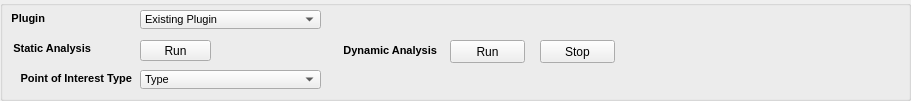
    <widget class="QGroupBox" name="top_groupbox">
     <property name="geometry">
      <rect>
       <x>10</x>
       <y>10</y>
       <width>911</width>
       <height>101</height>
      </rect>
     </property>
     <property name="title">
      <string/>
     </property>
     <widget class="QLabel" name="plugin_label_2">
      <property name="geometry">
       <rect>
        <x>10</x>
        <y>10</y>
        <width>35</width>
        <height>16</height>
       </rect>
      </property>
      <property name="font">
       <font>
        <pointsize>8</pointsize>
        <weight>75</weight>
        <bold>true</bold>
       </font>
      </property>
      <property name="layoutDirection">
       <enum>Qt::LeftToRight</enum>
      </property>
      <property name="text">
       <string>Plugin</string>
      </property>
      <property name="alignment">
       <set>Qt::AlignRight|Qt::AlignTrailing|Qt::AlignVCenter</set>
      </property>
      <property name="textInteractionFlags">
       <set>Qt::NoTextInteraction</set>
      </property>
     </widget>
     <widget class="QComboBox" name="existing_plugin_dropdown_2">
      <property name="geometry">
       <rect>
        <x>140</x>
        <y>10</y>
        <width>181</width>
        <height>19</height>
       </rect>
      </property>
      <property name="palette">
       <palette>
        <active>
         <colorrole role="Text">
          <brush brushstyle="SolidPattern">
           <color alpha="255">
            <red>0</red>
            <green>0</green>
            <blue>0</blue>
           </color>
          </brush>
         </colorrole>
         <colorrole role="Base">
          <brush brushstyle="SolidPattern">
           <color alpha="142">
            <red>200</red>
            <green>200</green>
            <blue>200</blue>
           </color>
          </brush>
         </colorrole>
        </active>
        <inactive>
         <colorrole role="Text">
          <brush brushstyle="SolidPattern">
           <color alpha="255">
            <red>0</red>
            <green>0</green>
            <blue>0</blue>
           </color>
          </brush>
         </colorrole>
         <colorrole role="Base">
          <brush brushstyle="SolidPattern">
           <color alpha="142">
            <red>200</red>
            <green>200</green>
            <blue>200</blue>
           </color>
          </brush>
         </colorrole>
        </inactive>
        <disabled>
         <colorrole role="Text">
          <brush brushstyle="SolidPattern">
           <color alpha="255">
            <red>120</red>
            <green>120</green>
            <blue>120</blue>
           </color>
          </brush>
         </colorrole>
         <colorrole role="Base">
          <brush brushstyle="SolidPattern">
           <color alpha="255">
            <red>255</red>
            <green>255</green>
            <blue>255</blue>
           </color>
          </brush>
         </colorrole>
        </disabled>
       </palette>
      </property>
      <property name="font">
       <font>
        <pointsize>8</pointsize>
        <weight>50</weight>
        <bold>false</bold>
       </font>
      </property>
      <item>
       <property name="text">
        <string>Existing Plugin</string>
       </property>
      </item>
      <item>
       <property name="text">
        <string>Plugin A</string>
       </property>
      </item>
      <item>
       <property name="text">
        <string>Plugin B</string>
       </property>
      </item>
      <item>
       <property name="text">
        <string>Plugin C</string>
       </property>
      </item>
     </widget>
     <widget class="QLabel" name="static_analysis_label_2">
      <property name="geometry">
       <rect>
        <x>10</x>
        <y>40</y>
        <width>81</width>
        <height>16</height>
       </rect>
      </property>
      <property name="font">
       <font>
        <pointsize>8</pointsize>
        <weight>75</weight>
        <bold>true</bold>
       </font>
      </property>
      <property name="text">
       <string>Static Analysis</string>
      </property>
      <property name="alignment">
       <set>Qt::AlignRight|Qt::AlignTrailing|Qt::AlignVCenter</set>
      </property>
      <property name="textInteractionFlags">
       <set>Qt::NoTextInteraction</set>
      </property>
     </widget>
     <widget class="QPushButton" name="static_run_button_2">
      <property name="geometry">
       <rect>
        <x>140</x>
        <y>40</y>
        <width>71</width>
        <height>21</height>
       </rect>
      </property>
      <property name="text">
       <string>Run</string>
      </property>
     </widget>
     <widget class="QLabel" name="point_of_interest_type_label_2">
      <property name="geometry">
       <rect>
        <x>10</x>
        <y>70</y>
        <width>122</width>
        <height>16</height>
       </rect>
      </property>
      <property name="font">
       <font>
        <pointsize>8</pointsize>
        <weight>75</weight>
        <bold>true</bold>
       </font>
      </property>
      <property name="text">
       <string>Point of Interest Type</string>
      </property>
      <property name="alignment">
       <set>Qt::AlignRight|Qt::AlignTrailing|Qt::AlignVCenter</set>
      </property>
      <property name="textInteractionFlags">
       <set>Qt::NoTextInteraction</set>
      </property>
     </widget>
     <widget class="QComboBox" name="type_dropdown_2">
      <property name="geometry">
       <rect>
        <x>140</x>
        <y>70</y>
        <width>181</width>
        <height>19</height>
       </rect>
      </property>
      <property name="palette">
       <palette>
        <active>
         <colorrole role="Text">
          <brush brushstyle="SolidPattern">
           <color alpha="255">
            <red>0</red>
            <green>0</green>
            <blue>0</blue>
           </color>
          </brush>
         </colorrole>
         <colorrole role="Base">
          <brush brushstyle="SolidPattern">
           <color alpha="142">
            <red>200</red>
            <green>200</green>
            <blue>200</blue>
           </color>
          </brush>
         </colorrole>
        </active>
        <inactive>
         <colorrole role="Text">
          <brush brushstyle="SolidPattern">
           <color alpha="255">
            <red>0</red>
            <green>0</green>
            <blue>0</blue>
           </color>
          </brush>
         </colorrole>
         <colorrole role="Base">
          <brush brushstyle="SolidPattern">
           <color alpha="142">
            <red>200</red>
            <green>200</green>
            <blue>200</blue>
           </color>
          </brush>
         </colorrole>
        </inactive>
        <disabled>
         <colorrole role="Text">
          <brush brushstyle="SolidPattern">
           <color alpha="255">
            <red>120</red>
            <green>120</green>
            <blue>120</blue>
           </color>
          </brush>
         </colorrole>
         <colorrole role="Base">
          <brush brushstyle="SolidPattern">
           <color alpha="255">
            <red>255</red>
            <green>255</green>
            <blue>255</blue>
           </color>
          </brush>
         </colorrole>
        </disabled>
       </palette>
      </property>
      <property name="font">
       <font>
        <pointsize>8</pointsize>
        <weight>50</weight>
        <bold>false</bold>
       </font>
      </property>
      <item>
       <property name="text">
        <string>Type</string>
       </property>
      </item>
      <item>
       <property name="text">
        <string>Strings</string>
       </property>
      </item>
      <item>
       <property name="text">
        <string>Function Call</string>
       </property>
      </item>
      <item>
       <property name="text">
        <string>Data Strucure</string>
       </property>
      </item>
     </widget>
     <widget class="QLabel" name="dynamic_analysis_label_2">
      <property name="geometry">
       <rect>
        <x>336</x>
        <y>40</y>
        <width>101</width>
        <height>20</height>
       </rect>
      </property>
      <property name="font">
       <font>
        <pointsize>8</pointsize>
        <weight>75</weight>
        <bold>true</bold>
       </font>
      </property>
      <property name="text">
       <string>Dynamic Analysis</string>
      </property>
      <property name="alignment">
       <set>Qt::AlignRight|Qt::AlignTrailing|Qt::AlignVCenter</set>
      </property>
      <property name="textInteractionFlags">
       <set>Qt::NoTextInteraction</set>
      </property>
     </widget>
     <widget class="QPushButton" name="dynamic_run_button_2">
      <property name="geometry">
       <rect>
        <x>450</x>
        <y>40</y>
        <width>75</width>
        <height>23</height>
       </rect>
      </property>
      <property name="text">
       <string>Run</string>
      </property>
     </widget>
     <widget class="QPushButton" name="dynamic_stop_button_2">
      <property name="geometry">
       <rect>
        <x>540</x>
        <y>40</y>
        <width>75</width>
        <height>23</height>
       </rect>
      </property>
      <property name="text">
       <string>Stop</string>
      </property>
     </widget>
    </widget>
